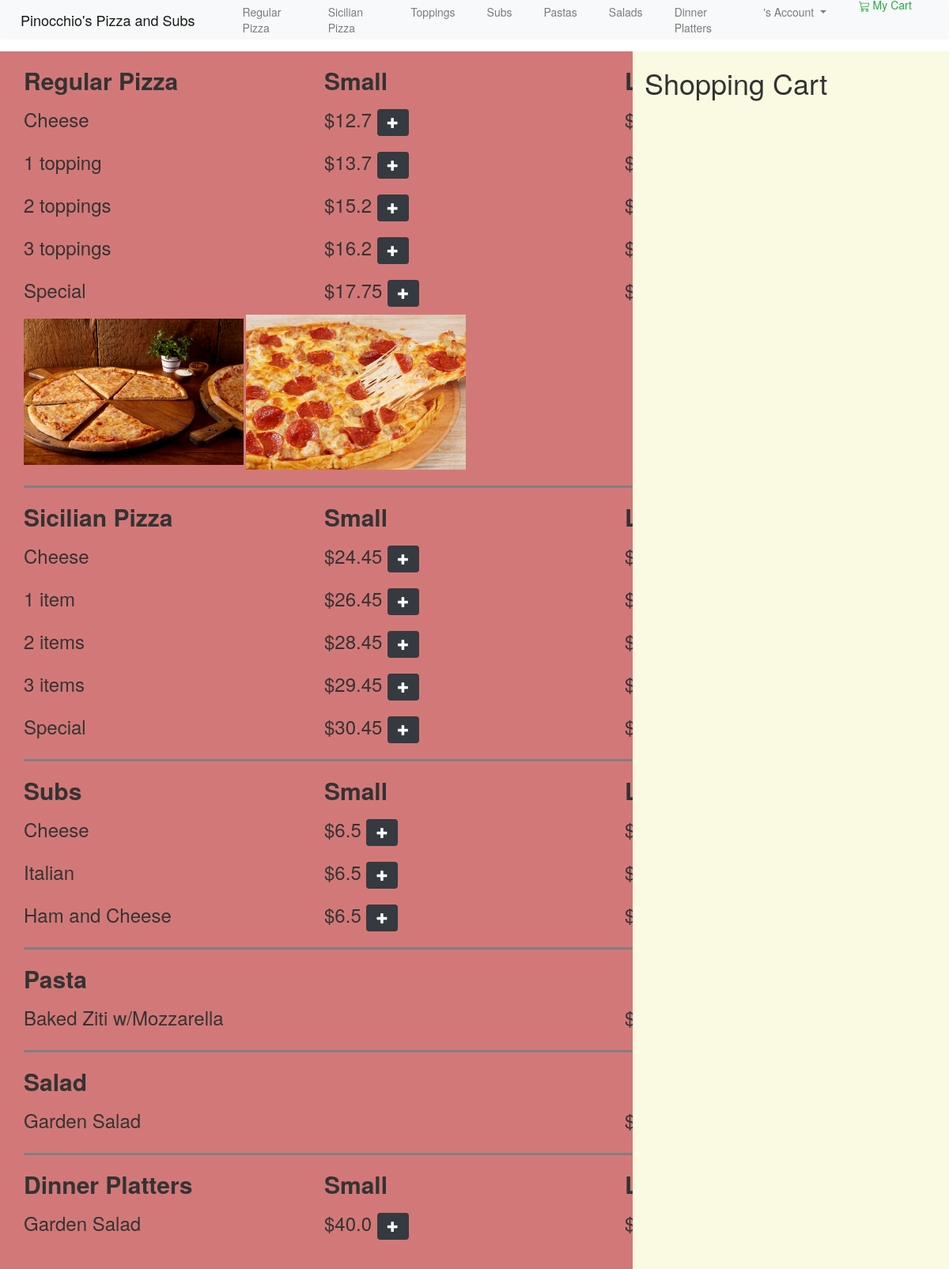
The app's page / (signed in) with its own data.
### orders/models.py (models this page shows, shortened)
class Product(models.Model):
    name= models.CharField(max_length=90)
    category= models.ForeignKey(ProductCategory,on_delete=models.CASCADE,related_name="category")
    SPrice= models.FloatField()
    LPrice= models.FloatField()
    toppings= models.IntegerField()

### orders/views.py (the view)
# urls.py: path("", views.index, name="index"),
def index(request):
    if not request.user.is_authenticated:
        return render(request,'login.html')
    context = {
        "user": request.user,
        "regular_pizza": Product.objects.filter(category=1),
        "s_pizza": Product.objects.filter(category=2),
        "subs": Product.objects.filter(category=3),
        "pasta": Product.objects.filter(category=4),
        "salad": Product.objects.filter(category=5),
        "dinner": Product.objects.filter(category=6)
    }
    return render(request, 'home.html', context)

### orders/templates/home.html (shortened to what this page needs)
{% extends "base.html" %}
{%block body %}
<nav class="navbar fixed-nav-bar navbar-expand-lg navbar-light bg-light">
    <a class="navbar-brand" href="#">Pinocchio's Pizza and Subs</a>
    <div class="collapse navbar-collapse justify-content-end" id="navbarNav">
      <ul class="navbar-nav">
        <li class="nav-item">
          <a class="nav-link" href="#rp">Regular Pizza</a>
        </li>
        <li class="nav-item">
          <a class="nav-link" href="#sp">Sicilian Pizza</a>
        </li>
        <li class="nav-item">
            <a class="nav-link" href="#top">Toppings</a>
          </li>
        <li class="nav-item">
          <a class="nav-link" href="#subs">Subs</a>
        </li>
        <li class="nav-item">
            <a class="nav-link" href="#pasta">Pastas</a>
        </li>
        <li class="nav-item">
          <a class="nav-link" href="#salad">Salads</a>
        </li>
        <li class="nav-item">
            <a class="nav-link" href="#dp">Dinner Platters</a>
        </li>
        <li class="nav-item dropdown">
            <a class="nav-link dropdown-toggle" href="#" id="navbarDropdownMenuLink" data-toggle="dropdown" aria-haspopup="true" aria-expanded="false">
                {{user.first_name}}'s Account
            </a>
          </li>
        <form action="/cart"  method = "POST">
        <button style ="padding:20px;" class="btn btn-outline-success centered" type="submit">
        </button>
        </form>
       </ul>
    </div>
  </nav>
<div class="container-fluid">
<div style ="padding-top: 65px;"  class="row" >
  <div class ="col-sm-8" style="background-color:rgba(179, 23, 23, 0.582); height: auto;">
    <div class="container">
      <h2 style= "font-weight:bolder;">
        <div class= "row" id= "rp">
        <div class ="col-sm-4"> Regular Pizza </div>
        <div class ="col-sm-4"> Small </div>
        <div class ="col-sm-4"> Large </div>
        </div>
      </h2>
    {% for product in regular_pizza %}
    <h3>
      <div class= "row">
      <div class ="col-sm-4"> {{product.name}} </div>
      <div class ="col-sm-4"> ${{product.SPrice}}
        <button class="btn btn-dark"><span class="glyphicon glyphicon-plus"></span></button>
      </div>
      <div class ="col-sm-4"> ${{product.LPrice}}
      </div>
      </div>
    </h3>
    {%endfor%}
    <div  id = "sp">
    <img src = "/static/cheese.jpg" alt ="cheese" height="25%" width="25%">
      <img src = "/static/pepperoni.jpg" alt ="cheese" height="25%" width="25%">
    </div>
    <hr class="solid">
    <h2 style= "font-weight:bolder;">
      <div class= "row">
      <div class ="col-sm-4"> Sicilian Pizza </div>
      <div class ="col-sm-4"> Small </div>
      <div class ="col-sm-4"> Large </div>
      </div>
    </h2>
  {% for product in s_pizza %}
  <h3>
    <div class= "row">
    <div class ="col-sm-4"> {{product.name}} </div>
    <div class ="col-sm-4"> ${{product.SPrice}}
      <button class="btn btn-dark"><span class="glyphicon glyphicon-plus"></span></button>
    </div>
    <div class ="col-sm-4"> ${{product.LPrice}}
    </div>
    </div>
  </h3>
  {%endfor%}
  <hr class="solid">
  <h2 style= "font-weight:bolder;">
    <div class= "row">
    <div class ="col-sm-4" id = "subs"> Subs </div>
    <div class ="col-sm-4"> Small </div>
    <div class ="col-sm-4"> Large </div>
    </div>
  </h2>
{% for product in subs %}
<h3>
  <div class= "row">
  <div class ="col-sm-4"> {{product.name}} </div>
  <div class ="col-sm-4"> ${{product.SPrice}}
    <button class="btn btn-dark"><span class="glyphicon glyphicon-plus"></span></button>
  </div>
  <div class ="col-sm-4"> ${{product.LPrice}}
  </div>
  </div>
</h3>
{%endfor%}
    <hr class="solid">
    <h2 style= "font-weight:bolder;">
      <div class= "row">
      <div class ="col-sm-4" id = "pasta"> Pasta </div>
      <div class ="col-sm-4">  </div>
      <div class ="col-sm-4">  </div>
      </div>
    </h2>
  {% for product in pasta %}
  <h3>
    <div class= "row">
    <div class ="col-sm-4"> {{product.name}} </div>
    <div class ="col-sm-4">
    </div>
    <div class ="col-sm-4"> ${{product.SPrice}}
    </div>
    </div>
  </h3>
  {%endfor%}
  <hr class="solid">
  <h2 style= "font-weight:bolder;">
    <div class= "row">
    <div class ="col-sm-4" id = "salad"> Salad </div>
    <div class ="col-sm-4">  </div>
    <div class ="col-sm-4">  </div>
    </div>
  </h2>
{% for product in salad %}
<h3>
  <div class= "row">
  <div class ="col-sm-4"> {{product.name}} </div>
  <div class ="col-sm-4">
  </div>
  <div class ="col-sm-4"> ${{product.SPrice}}
  </div>
  </div>
</h3>
{%endfor%}
<hr class="solid">
<h2 style= "font-weight:bolder;">
  <div class= "row">
  <div class ="col-sm-4" id = "dp"> Dinner Platters  </div>
  <div class ="col-sm-4"> Small </div>
  <div class ="col-sm-4"> Large </div>
  </div>
</h2>
{% for product in dinner %}
<h3>
<div class= "row">
<div class ="col-sm-4"> {{product.name}} </div>
<div class ="col-sm-4"> ${{product.SPrice}}
  <button class="btn btn-dark"> <span class="glyphicon glyphicon-plus"></span></button>
</div>
<div class ="col-sm-4"> ${{product.LPrice}}
</div>
</div>
</h3>
{%endfor%}
    </div>
  </div>
<div class ="col-sm-4" style="background-color: rgb(250, 250, 226); height: 300vh">
        <h1>Shopping Cart</h1>
</div>
</div>
{% endblock %}

### orders/templates/base.html (shortened to what this page needs)
<!DOCTYPE html>
<html lang = "en">
<head>
    <link rel="stylesheet" href="https://stackpath.bootstrapcdn.com/bootstrap/4.3.1/css/bootstrap.min.css">
    <link rel="stylesheet" href="https://maxcdn.bootstrapcdn.com/bootstrap/3.4.1/css/bootstrap.min.css">
    <link rel="stylesheet" href="https://cdnjs.cloudflare.com/ajax/libs/font-awesome/4.7.0/css/font-awesome.min.css">
    {% load static %}
    <link rel="stylesheet" type="text/css" href="{% static 'css/main.css' %}">
</head>
<body>
{% block body %}
{% endblock %}
</body>
</html>

### static/css/main.css (style rules this page uses)
.centered { align-content: center; text-align: center; align-items: center; margin-left: auto; margin-right: auto; display: inline; margin: 0 auto; position: relative; }
li { padding: 10px; color: black; margin: 5px; }
.fixed-nav-bar { position: fixed; top: 0; left: 0; z-index: 9999; width: 100%; height: 50px; background-color: blue; }
hr.solid { border-top: 3px solid grey; }

### records on screen
Product: name "Cheese", SPrice "12.7"
Product: name "1 topping", SPrice "13.7"
Product: name "2 toppings", SPrice "15.2"
Product: name "3 toppings", SPrice "16.2"
Product: name "Special", SPrice "17.75"
Product: name "Cheese", SPrice "24.45"
Product: name "1 item", SPrice "26.45"
Product: name "2 items", SPrice "28.45"
Product: name "3 items", SPrice "29.45"
Product: name "Special", SPrice "30.45"
Product: name "Cheese", SPrice "6.5"
Product: name "Italian", SPrice "6.5"
Product: name "Ham and Cheese", SPrice "6.5"
Product: name "Baked Ziti w/Mozzarella"
Product: name "Garden Salad"
Product: name "Garden Salad", SPrice "40.0"
